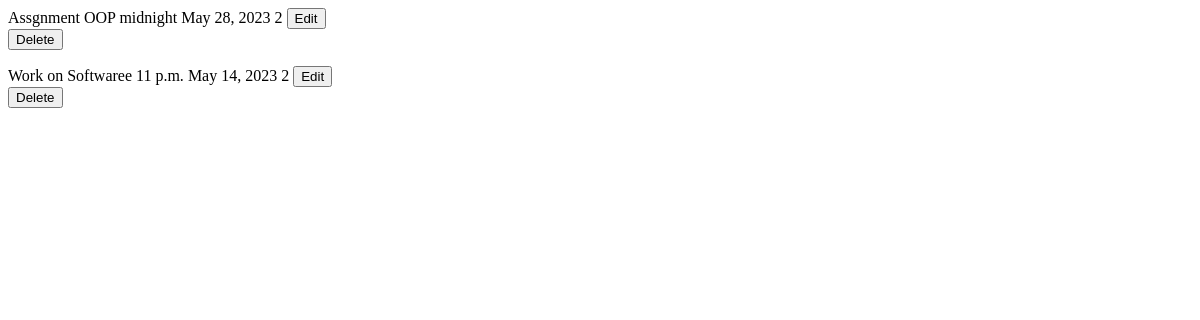
The app's page /task, older data.
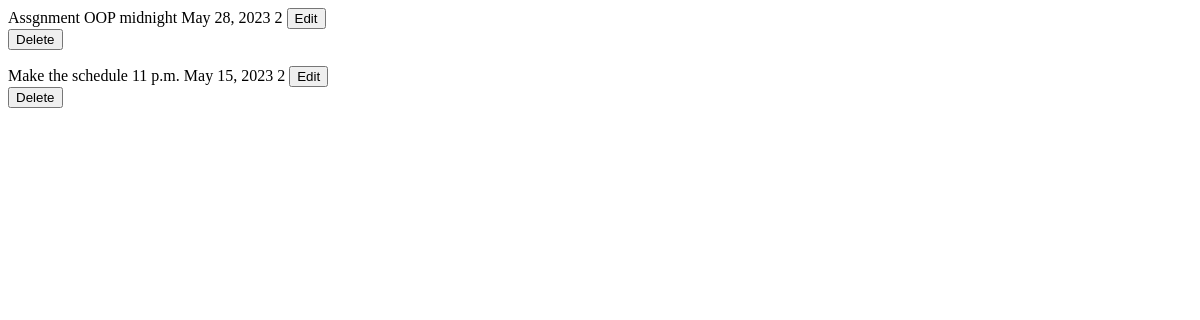
The same page, newer data.
### playground/models.py (models this page shows)
class Task (models.Model):
    name = models.CharField(max_length=50)
    expected_time = models.TimeField()
    date = models.DateField()
    importancy_level = models.PositiveSmallIntegerField(choices=(
        (1,"Low"),
        (2,"Middle"),
        (3,"High"),
    ))

### playground/views.py (the view)
# urls.py: path('task', views.task_list, name='task_list'),#Task
def task_list(request):
    return render(request, 'task_list.html', {
        'task_list': Task.objects.all(),  # Update the key to 'task_list'
    })

### playground/templates/task_list.html (shortened to what this page needs)
{% for task in task_list %}
<tr id="task-{{ task.pk }}" class="task-row">
  <td>{{ task.name }}</td>
  <td>{{ task.expected_time }}</td>
  <td>{{ task.date }}</td>
  <td>{{ task.importancy_level }}</td>
  <td>
    <button class="btn btn-primary btn-sm" hx-get="{% url 'edit_task' pk=task.pk %}" hx-target="#dialog">Edit</button>
  </td>
  <td>
    <form hx-post="{% url 'remove_task' pk=task.id %}" hx-swap="outerHTML" hx-target="#task-{{ task.id }}">
        <button type="submit" class="btn btn-danger btn-sm">Delete</button>
    </form>
</td>
</tr>
{% endfor %}

Row changes from the older to the newer data that the page shows:
removed Task: name "Work on Softwaree", expected_time "11 p.m.", date "May 14, 2023", importancy_level "2"
added Task: name "Make the schedule", expected_time "11 p.m.", date "May 15, 2023", importancy_level "2"
